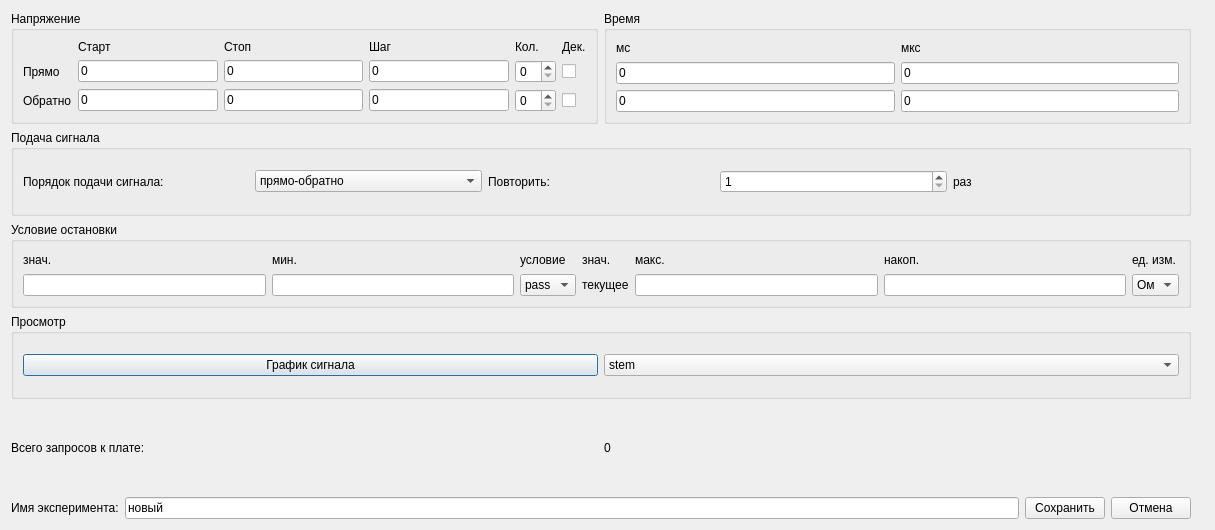
<?xml version="1.0" encoding="UTF-8"?>
<ui version="4.0">
 <class>Dialog</class>
 <widget class="QDialog" name="Dialog">
  <property name="geometry">
   <rect>
    <x>0</x>
    <y>0</y>
    <width>1215</width>
    <height>530</height>
   </rect>
  </property>
  <property name="windowTitle">
   <string>Сигнал</string>
  </property>
  <layout class="QVBoxLayout" name="verticalLayout_4">
   <item>
    <layout class="QVBoxLayout" name="verticalLayout">
     <item>
      <layout class="QHBoxLayout" name="horizontalLayout_5">
       <item>
        <layout class="QVBoxLayout" name="verticalLayout_3">
         <item>
          <layout class="QHBoxLayout" name="horizontalLayout_2">
           <item>
            <widget class="QGroupBox" name="groupBox">
             <property name="title">
              <string>Напряжение</string>
             </property>
             <layout class="QVBoxLayout" name="verticalLayout_8">
              <item>
               <layout class="QGridLayout" name="gridLayout">
                <item row="1" column="4">
                 <widget class="QLabel" name="label_6">
                  <property name="text">
                   <string>Кол.</string>
                  </property>
                 </widget>
                </item>
                <item row="2" column="0">
                 <widget class="QLabel" name="label_10">
                  <property name="text">
                   <string>Прямо</string>
                  </property>
                 </widget>
                </item>
                <item row="1" column="2">
                 <widget class="QLabel" name="label_4">
                  <property name="text">
                   <string>Стоп</string>
                  </property>
                 </widget>
                </item>
                <item row="1" column="3">
                 <widget class="QLabel" name="label_5">
                  <property name="text">
                   <string>Шаг</string>
                  </property>
                 </widget>
                </item>
                <item row="1" column="1">
                 <widget class="QLabel" name="label_3">
                  <property name="text">
                   <string>Старт</string>
                  </property>
                 </widget>
                </item>
                <item row="3" column="0">
                 <widget class="QLabel" name="label_11">
                  <property name="text">
                   <string>Обратно</string>
                  </property>
                 </widget>
                </item>
                <item row="2" column="4">
                 <widget class="QSpinBox" name="forward_count"/>
                </item>
                <item row="3" column="4">
                 <widget class="QSpinBox" name="backward_count"/>
                </item>
                <item row="2" column="1">
                 <widget class="QLineEdit" name="forward_start">
                  <property name="text">
                   <string>0</string>
                  </property>
                 </widget>
                </item>
                <item row="3" column="1">
                 <widget class="QLineEdit" name="backward_start">
                  <property name="text">
                   <string>0</string>
                  </property>
                 </widget>
                </item>
                <item row="2" column="2">
                 <widget class="QLineEdit" name="forward_stop">
                  <property name="text">
                   <string>0</string>
                  </property>
                 </widget>
                </item>
                <item row="3" column="2">
                 <widget class="QLineEdit" name="backward_stop">
                  <property name="text">
                   <string>0</string>
                  </property>
                 </widget>
                </item>
                <item row="2" column="3">
                 <widget class="QLineEdit" name="forward_step">
                  <property name="text">
                   <string>0</string>
                  </property>
                 </widget>
                </item>
                <item row="3" column="3">
                 <widget class="QLineEdit" name="backward_step">
                  <property name="text">
                   <string>0</string>
                  </property>
                 </widget>
                </item>
                <item row="2" column="5">
                 <widget class="QCheckBox" name="forward_dec">
                  <property name="text">
                   <string/>
                  </property>
                 </widget>
                </item>
                <item row="3" column="5">
                 <widget class="QCheckBox" name="backward_dec">
                  <property name="text">
                   <string/>
                  </property>
                 </widget>
                </item>
                <item row="1" column="5">
                 <widget class="QLabel" name="label_7">
                  <property name="text">
                   <string>Дек.</string>
                  </property>
                 </widget>
                </item>
               </layout>
              </item>
             </layout>
            </widget>
           </item>
           <item>
            <widget class="QGroupBox" name="groupBox_2">
             <property name="title">
              <string>Время</string>
             </property>
             <layout class="QVBoxLayout" name="verticalLayout_7">
              <item>
               <layout class="QGridLayout" name="gridLayout_2">
                <item row="1" column="0">
                 <widget class="QLineEdit" name="forward_ms">
                  <property name="text">
                   <string>0</string>
                  </property>
                 </widget>
                </item>
                <item row="0" column="1">
                 <widget class="QLabel" name="label_9">
                  <property name="text">
                   <string>мкс</string>
                  </property>
                 </widget>
                </item>
                <item row="1" column="1">
                 <widget class="QLineEdit" name="forward_mcs">
                  <property name="text">
                   <string>0</string>
                  </property>
                 </widget>
                </item>
                <item row="0" column="0">
                 <widget class="QLabel" name="label_8">
                  <property name="text">
                   <string>мс</string>
                  </property>
                 </widget>
                </item>
                <item row="2" column="0">
                 <widget class="QLineEdit" name="backward_ms">
                  <property name="text">
                   <string>0</string>
                  </property>
                 </widget>
                </item>
                <item row="2" column="1">
                 <widget class="QLineEdit" name="backward_mcs">
                  <property name="text">
                   <string>0</string>
                  </property>
                 </widget>
                </item>
               </layout>
              </item>
             </layout>
            </widget>
           </item>
          </layout>
         </item>
         <item>
          <layout class="QVBoxLayout" name="verticalLayout_2">
           <item>
            <widget class="QGroupBox" name="groupBox_3">
             <property name="title">
              <string>Подача сигнала</string>
             </property>
             <layout class="QVBoxLayout" name="verticalLayout_6">
              <item>
               <layout class="QHBoxLayout" name="horizontalLayout_4">
                <item>
                 <widget class="QLabel" name="label_2">
                  <property name="text">
                   <string>Порядок подачи сигнала:</string>
                  </property>
                 </widget>
                </item>
                <item>
                 <widget class="QComboBox" name="direction_combobox">
                  <item>
                   <property name="text">
                    <string>прямо-обратно</string>
                   </property>
                  </item>
                  <item>
                   <property name="text">
                    <string>обратно-прямо</string>
                   </property>
                  </item>
                 </widget>
                </item>
                <item>
                 <widget class="QLabel" name="label_14">
                  <property name="text">
                   <string>Повторить:</string>
                  </property>
                 </widget>
                </item>
                <item>
                 <widget class="QSpinBox" name="repeat_count">
                  <property name="minimum">
                   <number>1</number>
                  </property>
                  <property name="maximum">
                   <number>1000</number>
                  </property>
                 </widget>
                </item>
                <item>
                 <widget class="QLabel" name="label_13">
                  <property name="text">
                   <string>раз</string>
                  </property>
                 </widget>
                </item>
               </layout>
              </item>
             </layout>
            </widget>
           </item>
          </layout>
         </item>
         <item>
          <layout class="QVBoxLayout" name="verticalLayout_10">
           <item>
            <widget class="QGroupBox" name="groupBox_4">
             <property name="title">
              <string>Условие остановки</string>
             </property>
             <layout class="QVBoxLayout" name="verticalLayout_5">
              <item>
               <layout class="QGridLayout" name="gridLayout_3">
                <item row="0" column="0">
                 <widget class="QLabel" name="shutdown_value_label">
                  <property name="text">
                   <string>знач.</string>
                  </property>
                 </widget>
                </item>
                <item row="0" column="1">
                 <widget class="QLabel" name="shutdown_min_label">
                  <property name="text">
                   <string>мин.</string>
                  </property>
                 </widget>
                </item>
                <item row="0" column="2">
                 <widget class="QLabel" name="label_12">
                  <property name="text">
                   <string>условие</string>
                  </property>
                 </widget>
                </item>
                <item row="0" column="3">
                 <widget class="QLabel" name="label_15">
                  <property name="text">
                   <string>знач.</string>
                  </property>
                 </widget>
                </item>
                <item row="0" column="4">
                 <widget class="QLabel" name="shutdown_max_label">
                  <property name="text">
                   <string>макс.</string>
                  </property>
                 </widget>
                </item>
                <item row="0" column="5">
                 <widget class="QLabel" name="shutdown_enc_label">
                  <property name="text">
                   <string>накоп.</string>
                  </property>
                 </widget>
                </item>
                <item row="0" column="6">
                 <widget class="QLabel" name="terminator_measure_combobox_label">
                  <property name="text">
                   <string>ед. изм.</string>
                  </property>
                 </widget>
                </item>
                <item row="1" column="0">
                 <widget class="QLineEdit" name="shutdown_value"/>
                </item>
                <item row="1" column="1">
                 <widget class="QLineEdit" name="shutdown_min"/>
                </item>
                <item row="1" column="2">
                 <widget class="QComboBox" name="terminator_combobox">
                  <property name="sizePolicy">
                   <sizepolicy hsizetype="Preferred" vsizetype="Fixed">
                    <horstretch>0</horstretch>
                    <verstretch>0</verstretch>
                   </sizepolicy>
                  </property>
                  <item>
                   <property name="text">
                    <string>pass</string>
                   </property>
                  </item>
                  <item>
                   <property name="text">
                    <string>==</string>
                   </property>
                  </item>
                  <item>
                   <property name="text">
                    <string>&gt;</string>
                   </property>
                  </item>
                  <item>
                   <property name="text">
                    <string>&lt;</string>
                   </property>
                  </item>
                  <item>
                   <property name="text">
                    <string>&gt;&lt;</string>
                   </property>
                  </item>
                  <item>
                   <property name="text">
                    <string>&lt;&gt;</string>
                   </property>
                  </item>
                 </widget>
                </item>
                <item row="1" column="3">
                 <widget class="QLabel" name="label_17">
                  <property name="text">
                   <string>текущее</string>
                  </property>
                 </widget>
                </item>
                <item row="1" column="4">
                 <widget class="QLineEdit" name="shutdown_max"/>
                </item>
                <item row="1" column="5">
                 <widget class="QLineEdit" name="shutdown_enc"/>
                </item>
                <item row="1" column="6">
                 <widget class="QComboBox" name="terminator_measure_combobox">
                  <item>
                   <property name="text">
                    <string>Ом</string>
                   </property>
                  </item>
                 </widget>
                </item>
               </layout>
              </item>
             </layout>
            </widget>
           </item>
          </layout>
         </item>
         <item>
          <layout class="QVBoxLayout" name="verticalLayout_9">
           <item>
            <widget class="QGroupBox" name="groupBox_5">
             <property name="title">
              <string>Просмотр</string>
             </property>
             <layout class="QHBoxLayout" name="horizontalLayout_6">
              <item>
               <layout class="QHBoxLayout" name="horizontalLayout_3">
                <item>
                 <widget class="QPushButton" name="button_graph">
                  <property name="text">
                   <string>График сигнала</string>
                  </property>
                 </widget>
                </item>
                <item>
                 <widget class="QComboBox" name="json_plot_type">
                  <item>
                   <property name="text">
                    <string>stem</string>
                   </property>
                  </item>
                  <item>
                   <property name="text">
                    <string>plot</string>
                   </property>
                  </item>
                 </widget>
                </item>
               </layout>
              </item>
             </layout>
            </widget>
           </item>
          </layout>
         </item>
         <item>
          <layout class="QHBoxLayout" name="horizontalLayout_7">
           <item>
            <widget class="QLabel" name="label_16">
             <property name="text">
              <string>Всего запросов к плате:</string>
             </property>
            </widget>
           </item>
           <item>
            <widget class="QLabel" name="label_count_tasks">
             <property name="text">
              <string>0</string>
             </property>
            </widget>
           </item>
          </layout>
         </item>
         <item>
          <layout class="QHBoxLayout" name="horizontalLayout" stretch="0,0,0,0">
           <item>
            <widget class="QLabel" name="label">
             <property name="text">
              <string>Имя эксперимента:</string>
             </property>
            </widget>
           </item>
           <item>
            <widget class="QLineEdit" name="json_name">
             <property name="text">
              <string>новый</string>
             </property>
            </widget>
           </item>
           <item>
            <widget class="QPushButton" name="button_save">
             <property name="text">
              <string>Сохранить</string>
             </property>
            </widget>
           </item>
           <item>
            <widget class="QPushButton" name="button_cancel">
             <property name="text">
              <string>Отмена</string>
             </property>
            </widget>
           </item>
          </layout>
         </item>
        </layout>
       </item>
       <item>
        <widget class="QLabel" name="label_png">
         <property name="text">
          <string/>
         </property>
         <property name="pixmap">
          <pixmap>hold.png</pixmap>
         </property>
        </widget>
       </item>
      </layout>
     </item>
    </layout>
   </item>
  </layout>
 </widget>
 <resources/>
 <connections/>
</ui>
